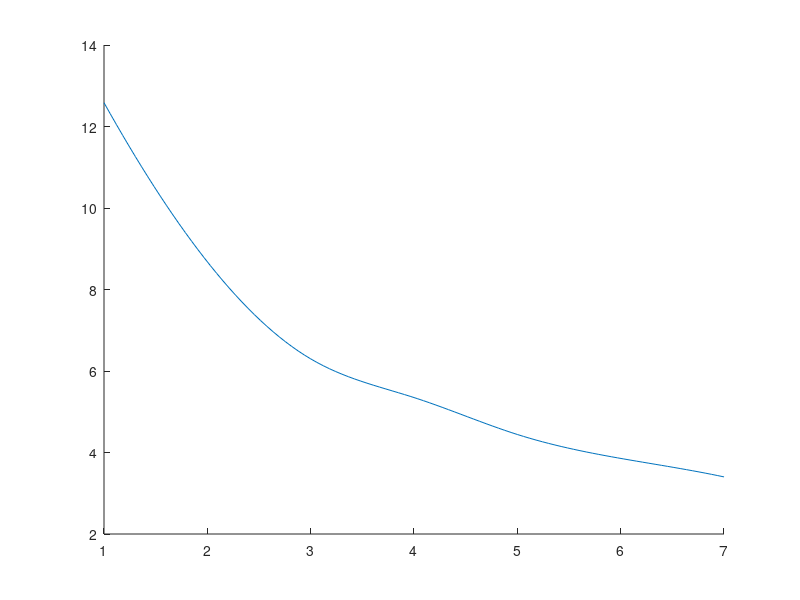

Reproduce this figure in MATLAB. (Note: this script raises an error after producing the figure.)
zip_230 = [12.584279
8.6800315
6.297932
5.348604
4.4421465
3.855137
3.4013585];

image_230 = [2.76355
2.15355
1.8953
1.7514
1.60865
1.56555
1.50035];

zip_249 = [15.284256
10.8670185
7.788236
6.4936315
5.2042145
4.5009115
3.979908];
image_249 = [3.05945
2.55335
2.06965
1.9704
1.67875
1.596
1.534059701];

zip_236 = [13.1316035
8.954925
6.8351665
5.5005895
4.575835
3.9798525
3.5054605];
image_236 = [2.82245
2.2602
1.8931
1.72125
1.60335
1.5258
1.46055];

zip_245 = [14.531919
9.982479
7.6270805
6.070637
5.0136355
4.3454945
3.8091395];
image_245 = [2.8412
2.2308
1.8946
1.69105
1.58825
1.51445
1.4808];

zip_241 = [13.902771
9.574509
7.216217
5.8561885
4.89766
4.1654125
3.702036];

image_241 =[2.770708333
2.2186
1.900833333
1.67728
1.57892
1.48256
1.472565217];

x = {'128';
'192';
'256';
'320';
'384';
'448';
'512'};


f2 = figure;
%scatter(1:7, zip_230,'.');
fitx=linspace(1,7,100);
fity = interp1(1:7,zip_230,fitx,'spline');
hold on
l1 = line(fitx,fity)
l1.LineStyle = '-';
%l1.Marker = '*';
set(l1, 'Color','k','LineWidth',1)
%scatter(1:7, zip_236,'.');
fity = interp1(1:7,zip_236,fitx,'spline');
l2 = line(fitx,fity)
l2.LineStyle = ':';
%l2.Marker = '*';
set(l2, 'Color','m','LineWidth',1)
%scatter(1:7, zip_236,'.');
fity = interp1(1:7,zip_241,fitx,'spline');
l22 = line(fitx,fity)
l22.LineStyle = '-';
l22.Marker = '+';
%l2.Marker = '*';
set(l22, 'Color','r','LineWidth',1)
%scatter(1:7, zip_245,'.');
fity = interp1(1:7,zip_245,fitx,'spline');
l3 = line(fitx,fity)
l3.LineStyle = '-.';
%l3.Marker = '*';
set(l3, 'Color','b','LineWidth',1)
%scatter(1:7, zip_249,'.');
fity = interp1(1:7,zip_249,fitx,'spline');
l4 = line(fitx,fity)
l4.LineStyle = '--';
%l4.Marker = '*';
set(l4, 'Color','g','LineWidth',1)
title('Run Time for 512MB','FontSize',18);
set(gca,'xtick',1:7,'xticklabel',x,'ycolor','k','FontSize',14);


xlabel('Memory (MB)','FontSize',18);
ylabel('Cold Start (s)','FontSize',18);
a = legend( '230MB', '236MB','241MB', '245MB', '249MB');
a.FontSize=14;
ax = gca;
ax.XGrid = 'on';
box on
f2.Position = [0 0 600 600]; 
print('ColdModelZ','-depsc')


%----------
f3 = figure;
ax = gca;
ax.XGrid = 'on';
%scatter(1:7, zip_230,'.');
fitx=linspace(1,7,100);
fity = interp1(1:7,image_230,fitx,'spline');
hold on
l1 = line(fitx,fity)
l1.LineStyle = '-';
%l1.Marker = '*';
set(l1, 'Color','k','LineWidth',1)
%scatter(1:7, zip_236,'.');
fity = interp1(1:7,image_236,fitx,'spline');
l2 = line(fitx,fity)
l2.LineStyle = ':';
%l2.Marker = '*';
set(l2, 'Color','m','LineWidth',1)
%scatter(1:7, zip_241,'.');
fity = interp1(1:7,image_241,fitx,'spline');
l22 = line(fitx,fity)
l22.LineStyle = '-';
l22.Marker = '+';
%l2.Marker = '*';
set(l22, 'Color','r','LineWidth',1)
%scatter(1:7, zip_245,'.');
fity = interp1(1:7,image_245,fitx,'spline');
l3 = line(fitx,fity)
l3.LineStyle = '-.';
%l3.Marker = '*';
set(l3, 'Color','b','LineWidth',1)
%scatter(1:7, zip_249,'.');
fity = interp1(1:7,image_249,fitx,'spline');
l4 = line(fitx,fity)
l4.LineStyle = '--';
%l4.Marker = '*';
set(l4, 'Color','g','LineWidth',1)

title('Run Time for 512MB','FontSize',18);
set(gca,'xtick',1:7,'xticklabel',x,'ycolor','k','FontSize',14);


xlabel('Memory (MB)','FontSize',18);
ylabel('Cold Start (s)','FontSize',18);
a = legend( '230MB', '236MB','241MB', '245MB', '249MB');
a.FontSize=14;
box on
f3.Position = [0 0 600 600]; 
print('ColdModelI','-depsc')



















